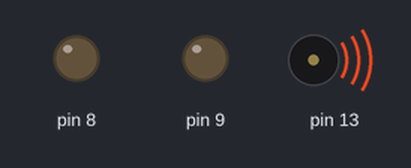
Simulated run of this sketch. Board: Arduino Uno, built with avr-gcc and run on an emulated ATmega328P. Parts: output pins drawn as LEDs (lit = HIGH), buzzer (waves = sounding).

Above: at 0.2 s.
At 10.42 s:
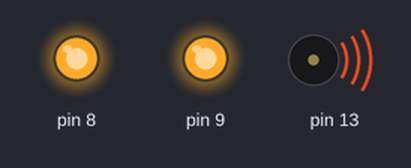
At 19.86 s:
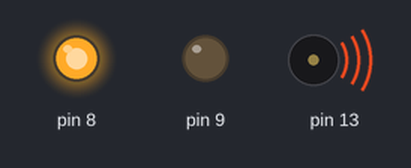
At 38.34 s:
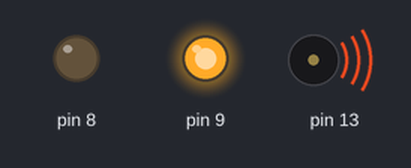
Timing chart, 0 to 40.0 s (numbered marks = the images above):
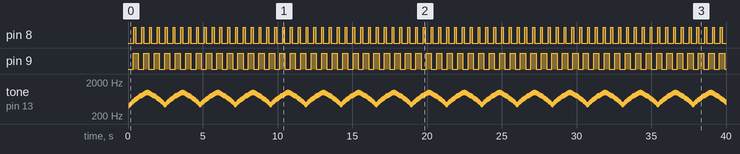

The sketch:

multitreading_sirena_led_class.ino
```cpp
int frequency = 400;
int frequencyIncrement = 25;
int maxFrequency = 1000;
int minFrequency = 440;
long buzzTimeOfLastAction = 0;
int frequencyStep = 50;
class Flasher
{
  // Class Member Variables
  // These are initialized at startup
  int ledPin;      // the number of the LED pin
  long OnTime;     // milliseconds of on-time
  long OffTime;    // milliseconds of off-time

  // These maintain the current state
  int ledState;                 // ledState used to set the LED
  unsigned long previousMillis;   // will store last time LED was updated

  // Constructor - creates a Flasher
  // and initializes the member variables and state
  public:
  Flasher(int pin, long on, long off)
  {
  ledPin = pin;
  pinMode(ledPin, OUTPUT);

  OnTime = on;
  OffTime = off;

  ledState = LOW;
  previousMillis = 0;
  }

  void Update()
  {
    // check to see if it's time to change the state of the LED
    unsigned long currentMillis = millis();

    if((ledState == HIGH) && (currentMillis - previousMillis >= OnTime))
    {
      ledState = LOW;  // Turn it off
      previousMillis = currentMillis;  // Remember the time
      digitalWrite(ledPin, ledState);  // Update the actual LED
    }
    else if ((ledState == LOW) && (currentMillis - previousMillis >= OffTime))
    {
      ledState = HIGH;  // turn it on
      previousMillis = currentMillis;   // Remember the time
      digitalWrite(ledPin, ledState);   // Update the actual LED
    }
  }
};


Flasher led1(8, 123, 400);
Flasher led2(9, 350, 350);


void setup()
{

}


void loop()
{

  led1.Update();
  led2.Update();

   if (millis() - buzzTimeOfLastAction > frequencyStep){
    tone(13, frequency, 50);
    frequency = frequency + frequencyIncrement;
    buzzTimeOfLastAction = millis();
  }

  if (frequency >= maxFrequency) {
    frequencyIncrement = -25;
  }
  else if (frequency <= minFrequency) {
    frequencyIncrement = 25;
  }

  digitalWrite(3, HIGH);
  digitalWrite(5, HIGH);
  digitalWrite(4, LOW);
  digitalWrite(6, LOW);

}
```

Measured:
- by itself, pin 8: alternates HIGH for 0.12 s and LOW for 0.40 s
- by itself, pin 9: alternates HIGH for 0.35 s and LOW for 0.35 s
- by itself, tone on pin 13: plays 400 Hz for 0.05 s, 425 Hz for 0.05 s, 450 Hz for 0.05 s, 475 Hz for 0.05 s, 500 Hz for 0.05 s, 525 Hz for 0.05 s … (781 notes in this stretch)
